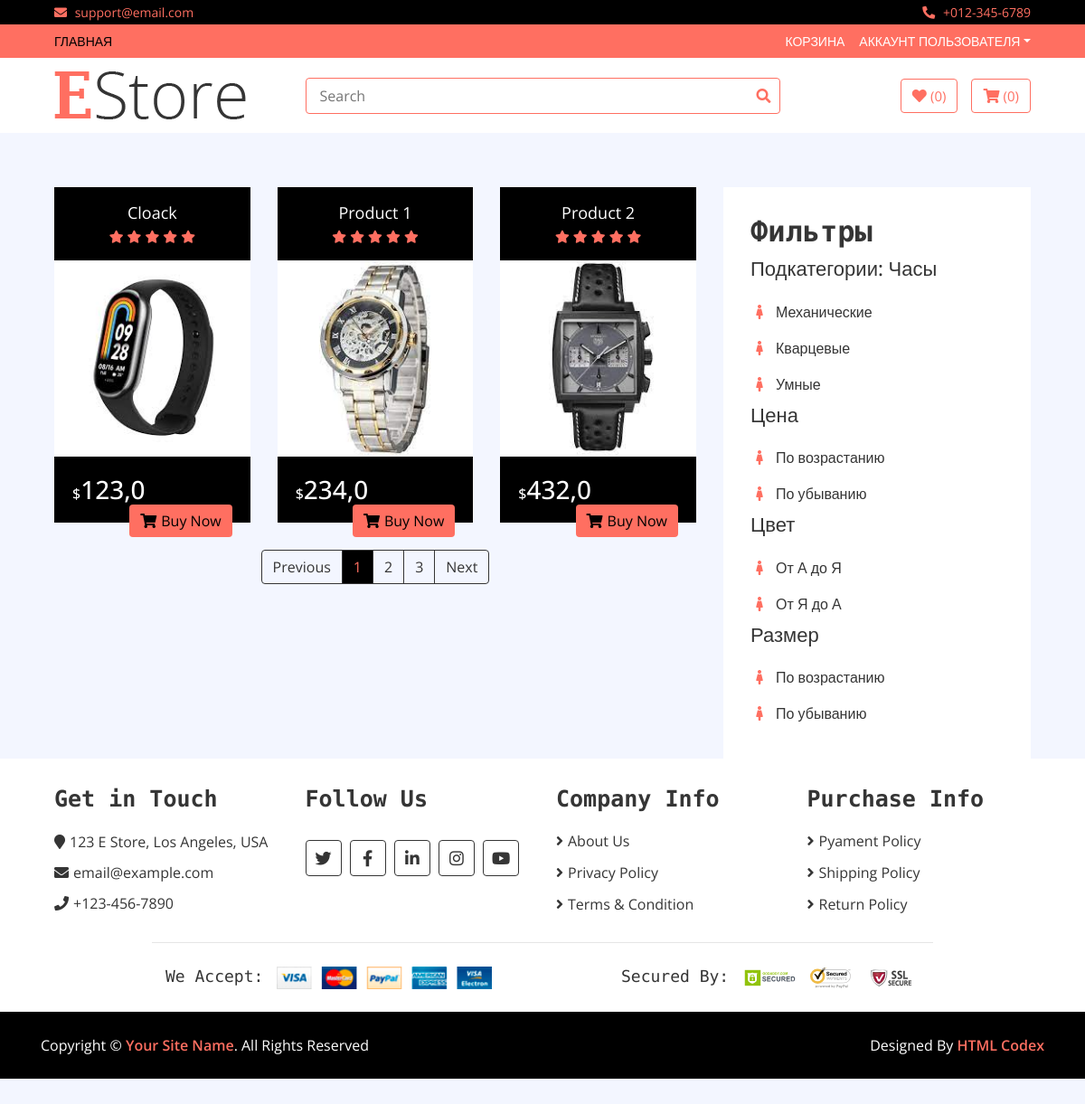
/category/chasy/?type=kvarcevye, run on the app's committed database.
### shop/models.py (models this page shows, shortened)
class Product(models.Model):
    title = models.CharField(
        max_length=250,
        verbose_name="Наименование товара",
    )
    price = models.FloatField(verbose_name="Цена товара")
    created_at = models.DateTimeField(
        auto_now_add=True,
        verbose_name="Дата создания",
    )
    watched = models.IntegerField(
        default=0,
        verbose_name="Количество просмотров",
    )
    quantity = models.IntegerField(
        default=0,
        verbose_name="Количество на складе",
    )
    description = models.TextField(
        default="Здесь скоро будет описание", verbose_name="Описание товара"
    )
    info = models.TextField(
        default="Дополнительная информация о товаре",
        verbose_name="Информация о товаре",
    )
    category = models.ForeignKey(
        Category,
        related_name="products",
        verbose_name="Категории",
        on_delete=models.CASCADE,
    )
    slug = models.SlugField(
        unique=True,
        null=True,
    )
    size = models.IntegerField(default=30, verbose_name="Размер в мм")
    color = models.CharField(
        default="Серебро", max_length=30, verbose_name="Цвет/Материал"
    )
    def get_absolute_url(self):
        return reverse("product_page", kwargs={"slug": self.slug})
    def get_first_photo(self):
        if self.images.all():
            return self.images.first().image.url
    class Meta:
        verbose_name = "Продукт"
        verbose_name_plural = "Продукты"

class Galery(models.Model):
    image = models.ImageField(upload_to="products/", verbose_name="Изображение")
    product = models.ForeignKey(
        Product,
        related_name="images",
        on_delete=models.CASCADE,
    )
    class Meta:
        verbose_name = "Изображения"
        verbose_name_plural = "Галерея товаров"

class Category(models.Model):
    title = models.CharField(
        max_length=150,
        verbose_name="Имя категории",
    )
    image = models.ImageField(
        upload_to="categories/",
        verbose_name="Изображение категории",
        null=True,
        blank=True,
    )
    slug = models.SlugField(unique=True, null=True)
    parent = models.ForeignKey(
        "self",
        on_delete=models.CASCADE,
        null=True,
        blank=True,
        verbose_name="Категория",
        related_name="subcategories",
    )
    def __str__(self):
        return self.title
    class Meta:
        verbose_name = "Категория"
        verbose_name_plural = "Категории"

### shop/views.py (the view, shortened to what this page needs)
class SubCategeries(ListView):
    model = Product
    context_object_name = "products"
    template_name = "shop/category_page.html"
    def get_queryset(self):
        type_field = self.request.GET.get("type")
        if type_field:
            products = Product.objects.filter(category__slug=type_field)[:3]
            return products
    def get_context_data(self, **kwargs):
        context = super().get_context_data()
        parent_category = Category.objects.get(slug=self.kwargs["slug"])
        context["category"] = parent_category
        context["title"] = parent_category.title
        return context

### shop/templatetags/shop_tags.py (called while the page is built)
@register.simple_tag()
def get_subcategories(category):
    return Category.objects.filter(parent=category)

@register.simple_tag()
def get_sorted():
    return [
        {
            "title": "Цена",
            "sorters": [
                ("price", "По возрастанию"),
                ("-price", "По убыванию"),
            ],
        },
        {
            "title": "Цвет",
            "sorters": [
                ("color", "От А до Я"),
                ("-color", "От Я до А"),
            ],
        },
        {
            "title": "Размер",
            "sorters": [
                ("size", "По возрастанию"),
                ("-size", "По убыванию"),
            ],
        },
    ]

### shop/templates/shop/category_page.html (shortened to what this page needs)
{% extends "base.html" %}
{% block main %}
<div class="product-view">
    <div class="container-fluid">
        <div class="row">
            <div class="col-lg-8">
                <div class="row">
                    {% for product in products  %}
                        <div class="col-md-4">
                            {% include "shop/components/_product_card.html" %}
                        </div>
                    {% endfor %}
                </div>
                <div class="col-md-12">
                    <nav aria-label="Page navigation example">
                        <ul class="pagination justify-content-center">
                            <li class="page-item disabled">
                                <a class="page-link" href="#" tabindex="-1">Previous</a>
                            </li>
                            <li class="page-item active"><a class="page-link" href="#">1</a></li>
                            <li class="page-item"><a class="page-link" href="#">2</a></li>
                            <li class="page-item"><a class="page-link" href="#">3</a></li>
                            <li class="page-item">
                                <a class="page-link" href="#">Next</a>
                            </li>
                        </ul>
                    </nav>
                </div>
            </div>
            {% include "shop/components/_sort.html" %}
        </div>
    </div>
</div>
{% endblock main %}

### shop/templates/shop/components/_product_card.html (shortened to what this page needs)
    <div class="product-item">
        <div class="product-title">
            <a href="{{ product.get_absolute_url }}">{{ product.title }}</a>
            <div class="ratting">
                <i class="fa fa-star"></i>
                <i class="fa fa-star"></i>
                <i class="fa fa-star"></i>
                <i class="fa fa-star"></i>
                <i class="fa fa-star"></i>
            </div>
        </div>
        <div class="product-image">
            <a href="product-detail.html">
                <img src="{{ product.get_first_photo }}" alt="Product Image">
            </a>
        </div>
        <div class="product-price">
            <h3><span>$</span>{{ product.price }}</h3>
            <a class="btn" href="{% url 'product_page' product.slug %}"><i class="fa fa-shopping-cart"></i>Buy Now</a>
        </div>
    </div>

### shop/templates/shop/components/_sort.html
{% load shop_tags %}
{% get_subcategories category as categories %}
{% get_sorted as data%}
            <div class="col-lg-4 sidebar">
                <div class="sidebar-widget category">
                    <h2>Фильтры</h2>
                    <h3 class="title">Подкатегории: {{ category }}
                    </h3>
                    {% for cat in categories %}
                        <nav class="navbar bg-light">
                            <ul class="navbar-nav">
                                <li class="nav-item">
                                    <a class="nav-link" href="?type={{ cat.slug }}"><i class="fa fa-female"></i>{{ cat }}</a>
                                </li>
                            </ul>
                        </nav>
                    {% endfor %}
                    {% for key in data  %}
                        <h3 class="title"> {{ key.title }}
                        </h3>
                            {% for value in key.sorters %}
                            <nav class="navbar bg-light">
                                <ul class="navbar-nav">
                                    <li class="nav-item">
                                        <a class="nav-link" href="?sort={{ value.0 }}"><i class="fa fa-female"></i>{{ value.1 }} </a>
                                    </li>
                                </ul>
                            </nav>
                        {% endfor %}
                    {% endfor %}
                </div>

### shop/static/shop/css/style.css (style rules this page uses)
a { color: #FF6F61; }
h2 { font-family: 'Source Code Pro', monospace; font-weight: 700; }
@media (min-width: 992px) { .container-fluid { padding-right: 60px; padding-left: 60px; } }
.btn { color: #FF6F61; background: #ffffff; border: 1px solid #FF6F61; }
.category { position: relative; padding: 0 15px; margin-bottom: 30px; }
.product-item { position: relative; }
.product-item .product-title { padding: 15px; text-align: center; background: #000000; transition: all .3s; }
.product-item .product-title a, .product-item .product-title .ratting { position: relative; width: 100%; }
.product-item .product-title a { margin-bottom: 5px; color: #ffffff; font-size: 18px; }
.product-item .product-title .ratting i { font-size: 14px; color: #FF6F61; }
.product-item .product-image { position: relative; overflow: hidden; }
.product-item .product-image a { display: block; background: #ffffff; transition: .3s; }
.product-item .product-image img { width: 100%; transition: all .3s; }
.product-item .product-price { padding: 20px; background: #000000; transition: all .3s; }
.product-item .product-price h3 { display: inline-block; color: #ffffff; margin: 0; }
.product-item .product-price h3 span { font-size: 16px; }
.product-item .product-price .btn { float: right; border: none; color: #000000; background: #FF6F61; }
.product-item .product-price .btn i { margin-right: 5px; }
.product-view { position: relative; width: 100%; padding: 30px 0; }
.product-view .product-item { margin-bottom: 30px; }
.product-view .pagination { margin: 0; }
.product-view .pagination .page-item .page-link { color: #353535; background: transparent; border-color: #353535; }
.product-view .pagination .page-item:hover .page-link, .product-view .pagination .page-item.active .page-link { color: #FF6F61; background: #000000; }
.sidebar-widget { padding: 30px; background: #ffffff; }
.sidebar-widget .title { position: relative; font-size: 22px; text-transform: capitalize; margin-bottom: 15px; }
.sidebar-widget.category { margin: 0; }
.sidebar-widget.category .navbar { padding: 0; overflow: hidden; background: #ffffff !important; }
.sidebar-widget.category .navbar-nav { width: 100%; }
.sidebar-widget.category .navbar li { border-bottom: 1px solid #f3f6ff; }
.sidebar-widget.category .navbar li:last-child { border-bottom: none; }
.sidebar-widget.category .navbar a { color: #353535; }
.sidebar-widget.category .navbar i { color: #FF6F61; width: 20px; text-align: center; margin-right: 8px; }

### data on the page
Product: title "Cloack", get_first_photo (picture), price "123,0"
Product: title "Product 1", get_first_photo (picture), price "234,0"
Product: title "Product 2", get_first_photo (picture), price "432,0"
Category: title "Часы"
Category: title "Механические"
Category: title "Кварцевые"
Category: title "Умные"

### other printed values
{{ key.title }} "Цена" "Цвет" "Размер"
{{ value.1 }} "По возрастанию" "По убыванию" "От А до Я" "От Я до А" "По возрастанию" "По убыванию"
